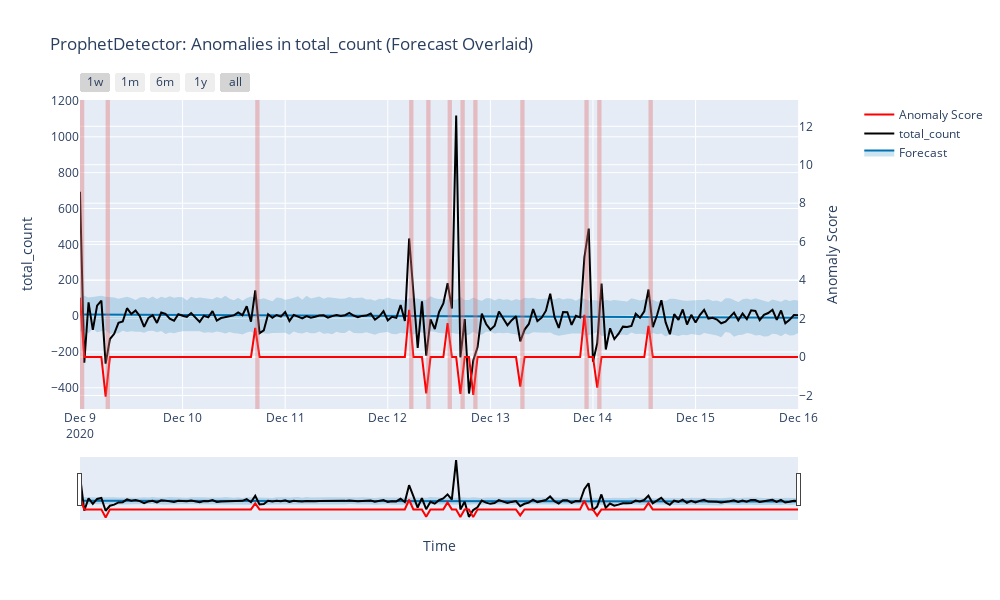

The cell this chart's notebook holds for it:
### Code cell
from merlion.utils import TimeSeries
from merlion.models.anomaly.forecast_based.prophet import ProphetDetector, ProphetDetectorConfig
from merlion.plot import plot_anoms_plotly
from merlion.post_process.threshold import AggregateAlarms

def convert_to_merlion(df, column):
    df = df.copy()
    df = df[column]
    df.index = df.index.tz_convert(None)
    return TimeSeries.from_pd(df)

def detect_anomalies(
    df_timeseries, 
    column,
    model=ProphetDetector(ProphetDetectorConfig(
        threshold=AggregateAlarms(alm_threshold=1.5),
        yearly_seasonality=False,
        weekly_seasonality=False,
        daily_seasonality=False,
        add_seasonality=False,
        uncertainty_samples=1000
    )),
    plot=True
):
    train_data = convert_to_merlion(df_timeseries, column)
    anomaly_score = model.train(train_data=train_data, anomaly_labels=None)
    scores = model.get_anomaly_score(train_data)
    df_scores = scores.to_pd()
    labels_train = model.get_anomaly_label(train_data)

    fig = model.plot_anomaly_plotly(
        time_series=train_data,
        plot_forecast=True,
        plot_forecast_uncertainty=True
    )
    plot_anoms_plotly(fig, anomaly_labels=labels_train)
    fig.show()

    df_labels = labels_train.to_pd()
    df_labels.resample(time_bucket_size).fillna("bfill")

    def set_anom_score(created_at):
        lookup = created_at.tz_convert(None).ceil("30Min")
        if lookup in df_labels.index:
            return df_labels.loc[lookup].anom_score
        else:
            return 0    

    ## Label df_tweets with anomaly
    df_tweets["merlion_anomaly_" + column] = df_tweets.created_at.apply(
        set_anom_score
    )
    return df_scores

anomaly_scores = detect_anomalies(
    df_timeseries, 
    "total_count"
)

### Figure 1 — Plotly figure (JSON) as saved in the notebook; plotly's stock layout.template omitted (floating-point values rounded to 4 significant figures; data arrays with more than 128 entries replaced by an {"elided": "..."} marker saying what was removed)
{"data": [{"hoverinfo": "skip", "line": {"width": 0}, "mode": "lines", "showlegend": false, "type": "scatter", "x": {"elided": "169 str values"}, "y": {"elided": "169 float values"}}, {"fill": "tonexty", "fillcolor": "rgba(0, 114, 178, 0.2)", "line": {"color": "#0072B2", "width": 2}, "mode": "lines", "name": "Forecast", "type": "scatter", "x": {"elided": "169 str values"}, "y": {"elided": "169 float values"}}, {"fill": "tonexty", "fillcolor": "rgba(0, 114, 178, 0.2)", "hoverinfo": "skip", "line": {"width": 0}, "mode": "lines", "showlegend": false, "type": "scatter", "x": {"elided": "169 str values"}, "y": {"elided": "169 float values"}}, {"line": {"color": "black", "width": 2}, "mode": "lines", "name": "total_count", "type": "scatter", "x": {"elided": "169 str values"}, "y": {"elided": "169 int values"}}, {"line": {"color": "red", "width": 2}, "mode": "lines", "name": "Anomaly Score", "type": "scatter", "x": {"elided": "169 str values"}, "xaxis": "x", "y": {"elided": "169 float values"}, "yaxis": "y2"}], "layout": {"height": 600, "shapes": [{"fillcolor": "#e07070", "line": {"width": 0}, "opacity": 0.4, "type": "rect", "x0": "2020-12-09T00:00:00", "x1": "2020-12-09T01:00:00", "xref": "x", "y0": 0, "y1": 1, "yref": "y domain"}, {"fillcolor": "#e07070", "line": {"width": 0}, "opacity": 0.4, "type": "rect", "x0": "2020-12-09T06:00:00", "x1": "2020-12-09T07:00:00", "xref": "x", "y0": 0, "y1": 1, "yref": "y domain"}, {"fillcolor": "#e07070", "line": {"width": 0}, "opacity": 0.4, "type": "rect", "x0": "2020-12-10T17:00:00", "x1": "2020-12-10T18:00:00", "xref": "x", "y0": 0, "y1": 1, "yref": "y domain"}, {"fillcolor": "#e07070", "line": {"width": 0}, "opacity": 0.4, "type": "rect", "x0": "2020-12-12T05:00:00", "x1": "2020-12-12T06:00:00", "xref": "x", "y0": 0, "y1": 1, "yref": "y domain"}, {"fillcolor": "#e07070", "line": {"width": 0}, "opacity": 0.4, "type": "rect", "x0": "2020-12-12T09:00:00", "x1": "2020-12-12T10:00:00", "xref": "x", "y0": 0, "y1": 1, "yref": "y domain"}, {"fillcolor": "#e07070", "line": {"width": 0}, "opacity": 0.4, "type": "rect", "x0": "2020-12-12T14:00:00", "x1": "2020-12-12T15:00:00", "xref": "x", "y0": 0, "y1": 1, "yref": "y domain"}, {"fillcolor": "#e07070", "line": {"width": 0}, "opacity": 0.4, "type": "rect", "x0": "2020-12-12T17:00:00", "x1": "2020-12-12T18:00:00", "xref": "x", "y0": 0, "y1": 1, "yref": "y domain"}, {"fillcolor": "#e07070", "line": {"width": 0}, "opacity": 0.4, "type": "rect", "x0": "2020-12-12T20:00:00", "x1": "2020-12-12T21:00:00", "xref": "x", "y0": 0, "y1": 1, "yref": "y domain"}, {"fillcolor": "#e07070", "line": {"width": 0}, "opacity": 0.4, "type": "rect", "x0": "2020-12-13T07:00:00", "x1": "2020-12-13T08:00:00", "xref": "x", "y0": 0, "y1": 1, "yref": "y domain"}, {"fillcolor": "#e07070", "line": {"width": 0}, "opacity": 0.4, "type": "rect", "x0": "2020-12-13T22:00:00", "x1": "2020-12-13T23:00:00", "xref": "x", "y0": 0, "y1": 1, "yref": "y domain"}, {"fillcolor": "#e07070", "line": {"width": 0}, "opacity": 0.4, "type": "rect", "x0": "2020-12-14T01:00:00", "x1": "2020-12-14T02:00:00", "xref": "x", "y0": 0, "y1": 1, "yref": "y domain"}, {"fillcolor": "#e07070", "line": {"width": 0}, "opacity": 0.4, "type": "rect", "x0": "2020-12-14T13:00:00", "x1": "2020-12-14T14:00:00", "xref": "x", "y0": 0, "y1": 1, "yref": "y domain"}], "showlegend": true, "title": {"text": "ProphetDetector: Anomalies in total_count (Forecast Overlaid)"}, "width": 1000, "xaxis": {"anchor": "y", "domain": [0, 0.94], "rangeselector": {"buttons": [{"count": 7, "label": "1w", "step": "day", "stepmode": "backward"}, {"count": 1, "label": "1m", "step": "month", "stepmode": "backward"}, {"count": 6, "label": "6m", "step": "month", "stepmode": "backward"}, {"count": 1, "label": "1y", "step": "year", "stepmode": "backward"}, {"step": "all"}]}, "rangeslider": {"visible": true}, "title": {"text": "Time"}, "type": "date"}, "yaxis": {"anchor": "x", "domain": [0, 1], "title": {"text": "total_count"}}, "yaxis2": {"anchor": "x", "overlaying": "y", "range": [-2.704, 13.37], "side": "right", "title": {"text": "Anomaly Score"}}}}
